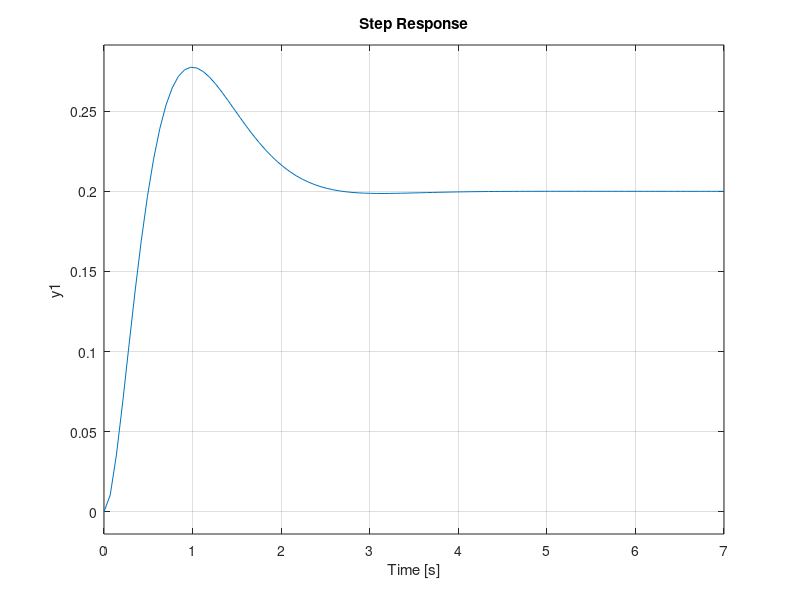

The MATLAB script that drew this image:
clear
nc=input('Entre com o ganho do controlador: ');
dc=[1];
np=[1 1];
dp=[1 8 22 20];
ns=[1];
ds=[1 1];
num_ramo_direto=conv(nc,np);
den_ramo_direto=conv(dc,dp);
G=tf(num_ramo_direto,den_ramo_direto);
H=tf(ns,ds);
MF=feedback(G,H);
step(MF)
va=input('Entre o valor de steady state: ');
mais_5porcento=1.05*va
menos_5porcento=0.95*va
offset=1-va
